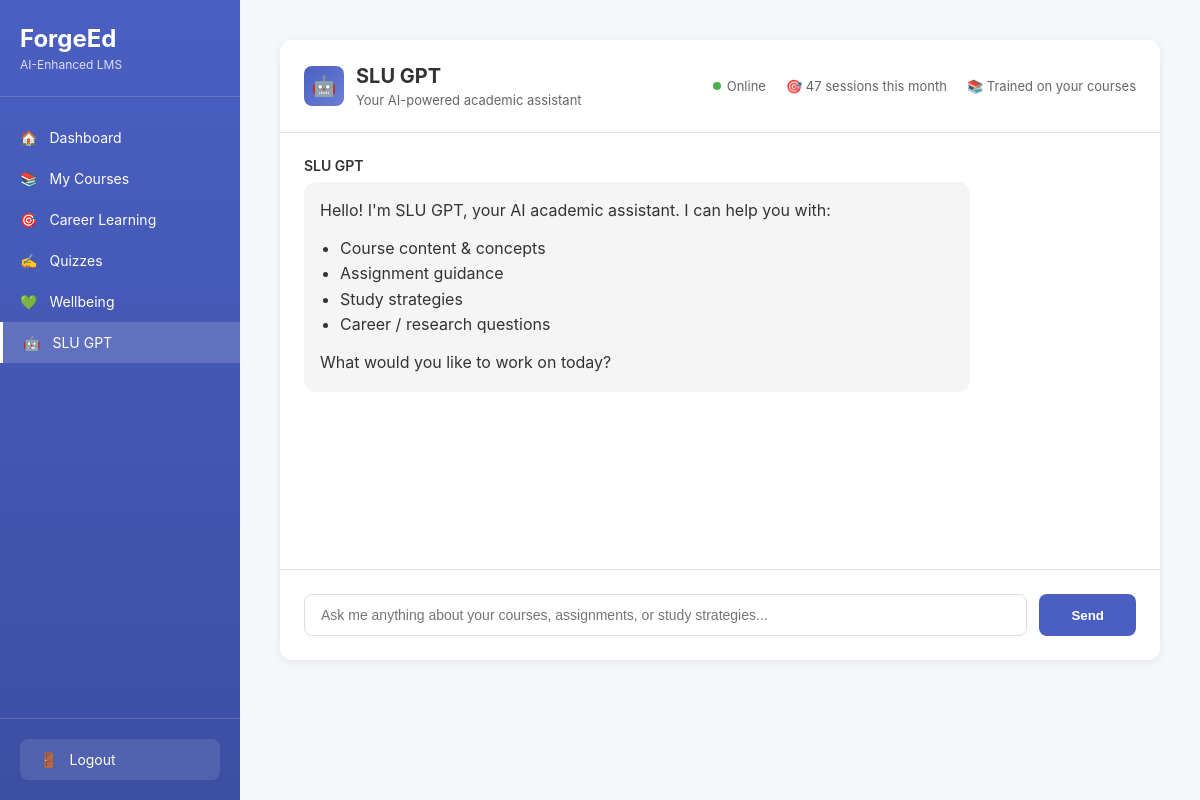
The page /slu-gpt (signed in) on the database as committed earlier.
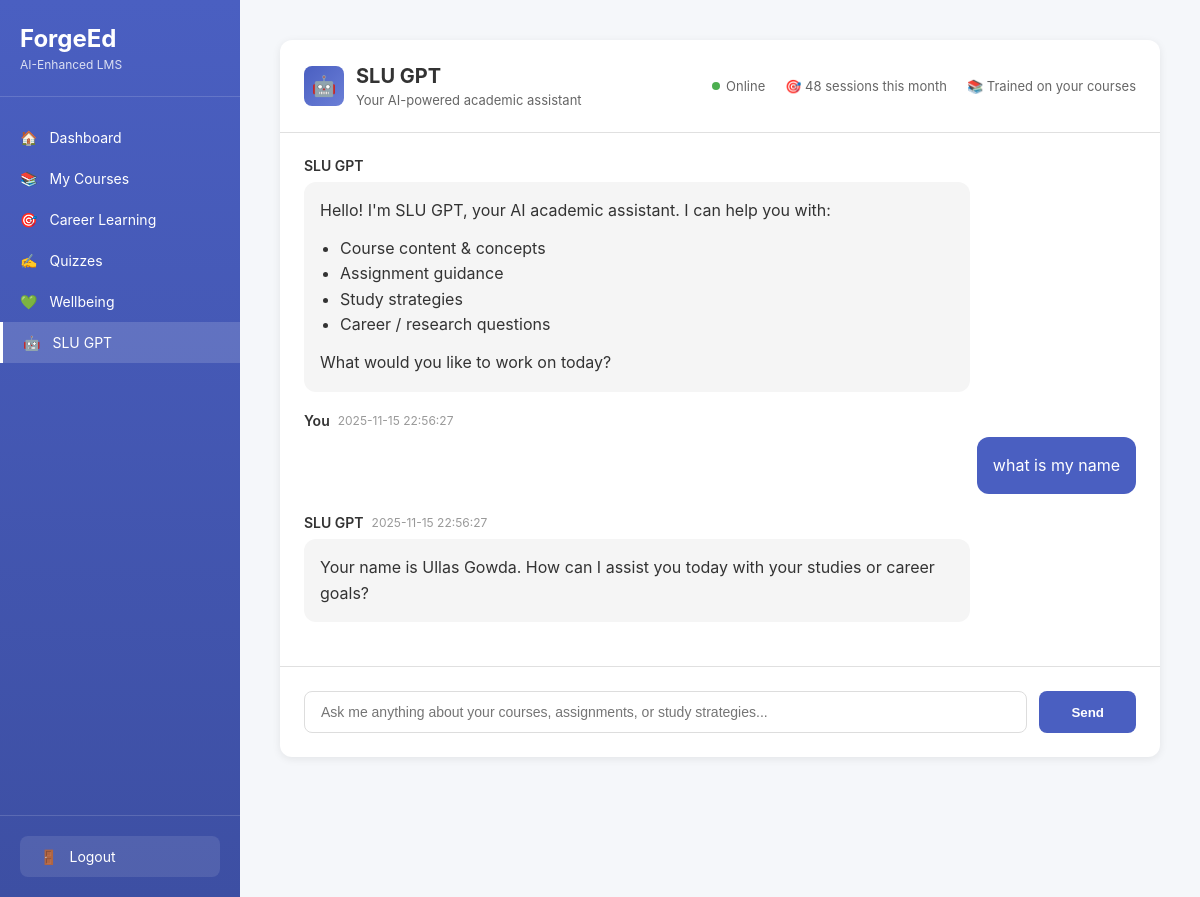
The same page on the database as committed later.
### tables this page shows
CREATE TABLE students (
            id INTEGER PRIMARY KEY AUTOINCREMENT,
            email TEXT UNIQUE NOT NULL,
            password TEXT NOT NULL,
            first_name TEXT NOT NULL,
            last_name TEXT NOT NULL,
            gpa REAL DEFAULT 0.0,
            completion_rate INTEGER DEFAULT 0,
            slu_gpt_sessions INTEGER DEFAULT 0,
            career_goal TEXT,
            created_at TIMESTAMP DEFAULT CURRENT_TIMESTAMP
        );

CREATE TABLE chat_history (
            id INTEGER PRIMARY KEY AUTOINCREMENT,
            student_id INTEGER NOT NULL,
            message TEXT NOT NULL,
            response TEXT NOT NULL,
            created_at TIMESTAMP DEFAULT CURRENT_TIMESTAMP,
            FOREIGN KEY (student_id) REFERENCES students (id)
        );

### app.py (the view)
@app.route('/slu-gpt')
def slu_gpt():
    if 'student_id' not in session:
        return redirect(url_for('index'))
    student_id = session['student_id']
    conn = get_db()
    student = conn.execute('SELECT * FROM students WHERE id = ?', (student_id,)).fetchone()
    chat_history = conn.execute('''
        SELECT message, response, created_at
        FROM chat_history
        WHERE student_id = ?
        ORDER BY created_at DESC
        LIMIT 10
    ''', (student_id,)).fetchall()
    conn.close()
    return render_template('slu_gpt.html',
                         student=student,
                         chat_history=list(reversed(chat_history)))

### database.py (called while the page is built)
def get_db():
    conn = sqlite3.connect('forgeed.db')
    conn.row_factory = sqlite3.Row
    return conn

### templates/slu_gpt.html (shortened to what this page needs)
<!DOCTYPE html>
<html lang="en">
<head>
    <link rel="stylesheet" href="{{ url_for('static', filename='style.css') }}">
</head>
<body>
    <div class="app-container">
        <nav class="sidebar">
            <div class="sidebar-logo">
                <h2>ForgeEd</h2>
                <p>AI-Enhanced LMS</p>
            </div>
            <div class="sidebar-nav">
                <a href="/dashboard" class="nav-item">
                    <span>🏠</span> Dashboard
                </a>
                <a href="/courses" class="nav-item">
                    <span>📚</span> My Courses
                </a>
                <a href="/career-learning" class="nav-item">
                    <span>🎯</span> Career Learning
                </a>
                <a href="/quiz" class="nav-item">
                    <span>✍️</span> Quizzes
                </a>
                <a href="/wellbeing" class="nav-item">
                    <span>💚</span> Wellbeing
                </a>
                <a href="/slu-gpt" class="nav-item active">
                    <span>🤖</span> SLU GPT
                </a>
            </div>
            <div class="sidebar-footer">
                <a href="/logout" class="logout-btn">
                    <span>🚪</span> Logout
                </a>
            </div>
        </nav>
        <main class="main-content">
            <div class="chat-container">
                <div class="chat-header">
                    <div style="display: flex; align-items: center; gap: 12px;">
                        <div style="width: 40px; height: 40px; background: linear-gradient(135deg, #4a5fc1 0%, #6b7fd7 100%); border-radius: 8px; display: flex; align-items: center; justify-content: center; font-size: 20px;">🤖</div>
                        <div>
                            <h2 style="font-size: 20px; font-weight: 700; margin-bottom: 4px;">SLU GPT</h2>
                            <p style="font-size: 13px; color: #666;">Your AI-powered academic assistant</p>
                        </div>
                    </div>
                    <div class="chat-status">
                        <div class="status-indicator">
                            <div class="status-dot"></div>
                            <span>Online</span>
                        </div>
                        <span>🎯 {{ student['slu_gpt_sessions'] }} sessions this month</span>
                        <span>📚 Trained on your courses</span>
                    </div>
                </div>
                <div class="chat-messages" id="chatMessages">
                    <div class="message assistant">
                        <div class="message-header">
                            <span class="message-author">SLU GPT</span>
                        </div>
                        <div class="message-content">
                            <p>Hello! I'm SLU GPT, your AI academic assistant. I can help you with:</p>
                            <ul style="margin-top: 12px; padding-left: 20px;">
                                <li>Course content & concepts</li>
                                <li>Assignment guidance</li>
                                <li>Study strategies</li>
                                <li>Career / research questions</li>
                            </ul>
                            <p style="margin-top: 12px;">What would you like to work on today?</p>
                        </div>
                    </div>
                    {% for chat in chat_history %}
                    <div class="message user">
                        <div class="message-header">
                            <span class="message-author">You</span>
                            <span class="message-time">{{ chat['created_at'] }}</span>
                        </div>
                        <div class="message-content">{{ chat['message'] }}</div>
                    </div>
                    <div class="message assistant">
                        <div class="message-header">
                            <span class="message-author">SLU GPT</span>
                            <span class="message-time">{{ chat['created_at'] }}</span>
                        </div>
                        <div class="message-content">{{ chat['response'] }}</div>
                    </div>
                    {% endfor %}
                </div>
                <div class="chat-input">
                    <div class="input-wrapper">
                        <input type="text" id="messageInput" placeholder="Ask me anything about your courses, assignments, or study strategies...">
                        <button class="btn-send" onclick="sendMessage()">Send</button>
                    </div>
                </div>
            </div>
        </main>
    </div>
</body>
</html>

### static/style.css (style rules this page uses)
* { margin: 0; padding: 0; box-sizing: border-box; }
body { font-family: -apple-system, BlinkMacSystemFont, 'Segoe UI', Roboto, 'Helvetica Neue', Arial, sans-serif; background: #f5f7fa; color: #333; }
.app-container { display: flex; min-height: 100vh; }
.sidebar { width: 240px; background: linear-gradient(180deg, #4a5fc1 0%, #3d4fa3 100%); color: white; display: flex; flex-direction: column; position: fixed; height: 100vh; overflow-y: auto; }
.sidebar-logo { padding: 24px 20px; border-bottom: 1px solid rgba(255, 255, 255, 0.15); }
.sidebar-logo h2 { font-size: 24px; font-weight: 700; }
.sidebar-logo p { font-size: 12px; opacity: 0.8; margin-top: 4px; }
.sidebar-nav { flex: 1; padding: 20px 0; }
.nav-item { display: flex; align-items: center; gap: 12px; padding: 12px 20px; color: white; text-decoration: none; transition: background 0.3s; font-size: 14px; }
.nav-item.active { background: rgba(255, 255, 255, 0.15); border-left: 3px solid white; }
.sidebar-footer { padding: 20px; border-top: 1px solid rgba(255, 255, 255, 0.15); }
.logout-btn { display: flex; align-items: center; gap: 12px; padding: 12px 20px; color: white; text-decoration: none; background: rgba(255, 255, 255, 0.1); border-radius: 8px; font-size: 14px; border: none; cursor: pointer; width: 100%; }
.main-content { flex: 1; margin-left: 240px; padding: 40px; }
.chat-container { background: white; border-radius: 12px; box-shadow: 0 2px 8px rgba(0, 0, 0, 0.08); height: calc(100vh - 180px); display: flex; flex-direction: column; }
.chat-header { padding: 24px; border-bottom: 1px solid #e0e0e0; display: flex; align-items: center; gap: 16px; }
.chat-status { margin-left: auto; display: flex; align-items: center; gap: 20px; font-size: 13px; color: #666; }
.status-indicator { display: flex; align-items: center; gap: 6px; }
.status-dot { width: 8px; height: 8px; background: #4caf50; border-radius: 50%; }
.chat-messages { flex: 1; padding: 24px; overflow-y: auto; }
.message { margin-bottom: 20px; display: flex; flex-direction: column; }
.message-header { display: flex; align-items: center; gap: 8px; margin-bottom: 8px; }
.message-author { font-weight: 600; font-size: 14px; }
.message-time { font-size: 12px; color: #999; }
.message-content { padding: 16px; border-radius: 12px; max-width: 80%; line-height: 1.6; }
.message.user .message-content { background: #4a5fc1; color: white; margin-left: auto; }
.message.assistant .message-content { background: #f5f5f5; color: #333; }
.chat-input { padding: 24px; border-top: 1px solid #e0e0e0; }
.input-wrapper { display: flex; gap: 12px; }
.input-wrapper input { flex: 1; padding: 12px 16px; border: 1px solid #ddd; border-radius: 8px; font-size: 14px; }
.btn-send { padding: 12px 32px; background: #4a5fc1; color: white; border: none; border-radius: 8px; font-weight: 600; cursor: pointer; }

Rows that differ between the two databases and show on the page:
changed students: slu_gpt_sessions "47" → "48"
added chat_history: created_at "2025-11-15 22:56:27", message "what is my name", response "Your name is Ullas Gowda. How can I assist you today with your studies or career goals?"
